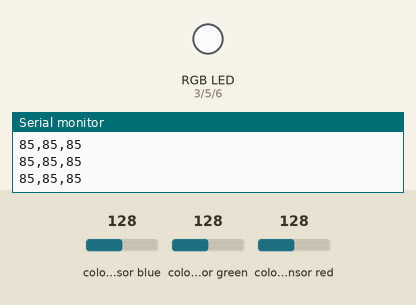
This sketch was run on a simulated Arduino Uno, built with avr-gcc and run on an emulated ATmega328P. Parts: an RGB LED mixed from three pins (HIGH = lit), the last lines printed to the serial monitor. The test bench sets the inputs (shaded band); at power-on: colour sensor blue 128, colour sensor green 128, colour sensor red 128. Pins used as bus, display or sensor lines are not drawn.

Above: at 1.2 s.
1.3 s: colour sensor blue set to 5
At 2.5 s:
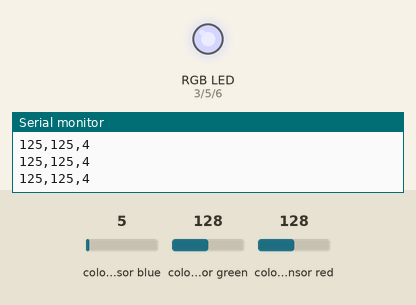
2.8 s: colour sensor green set to 5
At 3.3 s:
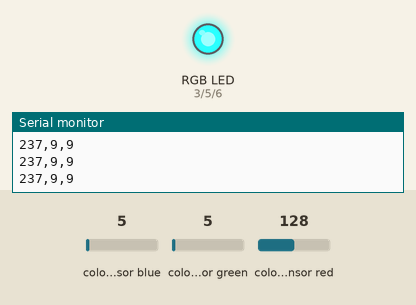
4.3 s: colour sensor red set to 64
At 4.7 s:
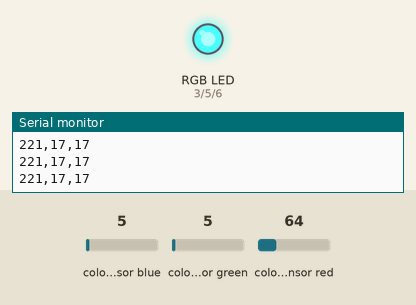
5.8 s: colour sensor blue set to 128
At 6.6 s:
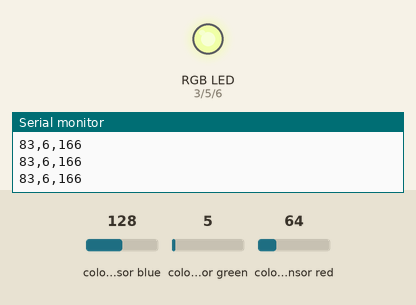
7.3 s: colour sensor red set to 5
At 8.0 s:
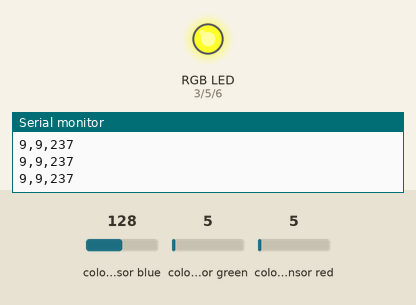
8.8 s: colour sensor green set to 191
At 9.8 s:
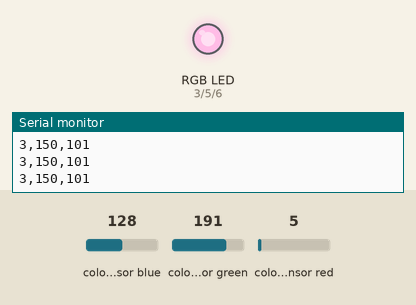
Timing chart, 0 to 11.3 s (numbered marks = the images above; inputs shaded):
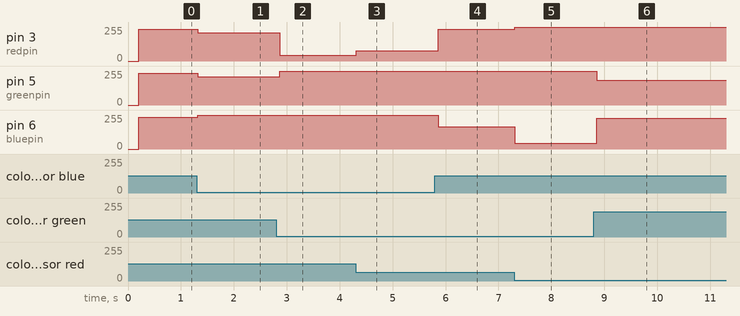

Measured:
- after the input at 1.3 s, pin 3 (redpin), pin 5 (greenpin): 238/255 → 212/255 at once; pin 6 (bluepin): 238/255 → 254/255 at once
- after the input at 2.8 s, pin 3 (redpin): 212/255 → 42/255 after 0.07 s; pin 5 (greenpin): 212/255 → 254/255 after 0.07 s
- after the input at 4.3 s, pin 3 (redpin): 42/255 → 76/255 at once
- after the input at 5.8 s, pin 3 (redpin): 76/255 → 239/255 after 0.06 s; pin 6 (bluepin): 254/255 → 167/255 after 0.06 s
- after the input at 7.3 s, pin 3 (redpin): 239/255 → 254/255 at once; pin 6 (bluepin): 167/255 → 42/255 at once
- after the input at 8.8 s, pin 5 (greenpin): 254/255 → 187/255 after 0.06 s; pin 6 (bluepin): 42/255 → 229/255 after 0.06 s

The sketch:

rgb_socket_stream.ino
```cpp
#include <Wire.h>
#include "Adafruit_TCS34725.h"

// Pick analog outputs, for the UNO these three work well
// use ~560  ohm resistor between Red & Blue, ~1K for green (its brighter)
#define redpin 3
#define greenpin 5
#define bluepin 6
// for a common anode LED, connect the common pin to +5V
// for common cathode, connect the common to ground

// set to false if using a common cathode LED
#define commonAnode true

// our RGB -> eye-recognized gamma color
byte gammatable[256];

int sensorA = 8;

Adafruit_TCS34725 tcs = Adafruit_TCS34725(TCS34725_INTEGRATIONTIME_50MS, TCS34725_GAIN_4X);

void setup() {
  pinMode(sensorA, OUTPUT);
  digitalWrite(sensorA, HIGH);

  Serial.begin(9600);
  Serial.println("Color View Test!");

  if (tcs.begin()) {
    Serial.println("Found sensor");
  } else {
    Serial.println("No TCS34725 found ... check your connections");
    while (1); // halt!
  }

  Serial.println("Got here");

  // use these three pins to drive an LED
  pinMode(redpin, OUTPUT);
  pinMode(greenpin, OUTPUT);
  pinMode(bluepin, OUTPUT);

  // thanks PhilB for this gamma table!
  // it helps convert RGB colors to what humans see
  for (int i=0; i<256; i++) {
    float x = i;
    x /= 255;
    x = pow(x, 2.5);
    x *= 255;

    if (commonAnode) {
      gammatable[i] = 255 - x;
    } else {
      gammatable[i] = x;
    }
    //Serial.println(gammatable[i]);
  }
}


void loop() {
  uint16_t clear, red, green, blue;

  tcs.setInterrupt(false);      // turn on LED

  delay(60);  // takes 50ms to read

  tcs.getRawData(&red, &green, &blue, &clear);

  tcs.setInterrupt(true);  // turn off LED

  //Serial.print("C:\t"); Serial.print(clear);
  //Serial.print("\tR:\t"); Serial.print(red);
  //Serial.print("\tG:\t"); Serial.print(green);
  //Serial.print("\tB:\t"); Serial.print(blue);

  // Figure out some basic hex code for visualization
  uint32_t sum = clear;
  float r, g, b;
  r = red; r /= sum;
  g = green; g /= sum;
  b = blue; b /= sum;
  r *= 256; g *= 256; b *= 256;
  //Serial.print("\t");
  // Serial.print((int)r, HEX);
  // Serial.print((int)g, HEX);
  // Serial.print((int)b, HEX);
  // Serial.println();

  // Serial.print("{'r':");Serial.print((int)r);Serial.print(",");
  // Serial.print("'g':"); Serial.print((int)g);Serial.print(",");
  // Serial.print("'b':"); Serial.print((int)b);Serial.print("}");

  Serial.print((int)r);Serial.print(",");
  Serial.print((int)g);Serial.print(",");
  Serial.print((int)b);
  Serial.println();

  analogWrite(redpin, gammatable[(int)r]);
  analogWrite(greenpin, gammatable[(int)g]);
  analogWrite(bluepin, gammatable[(int)b]);
}
```
